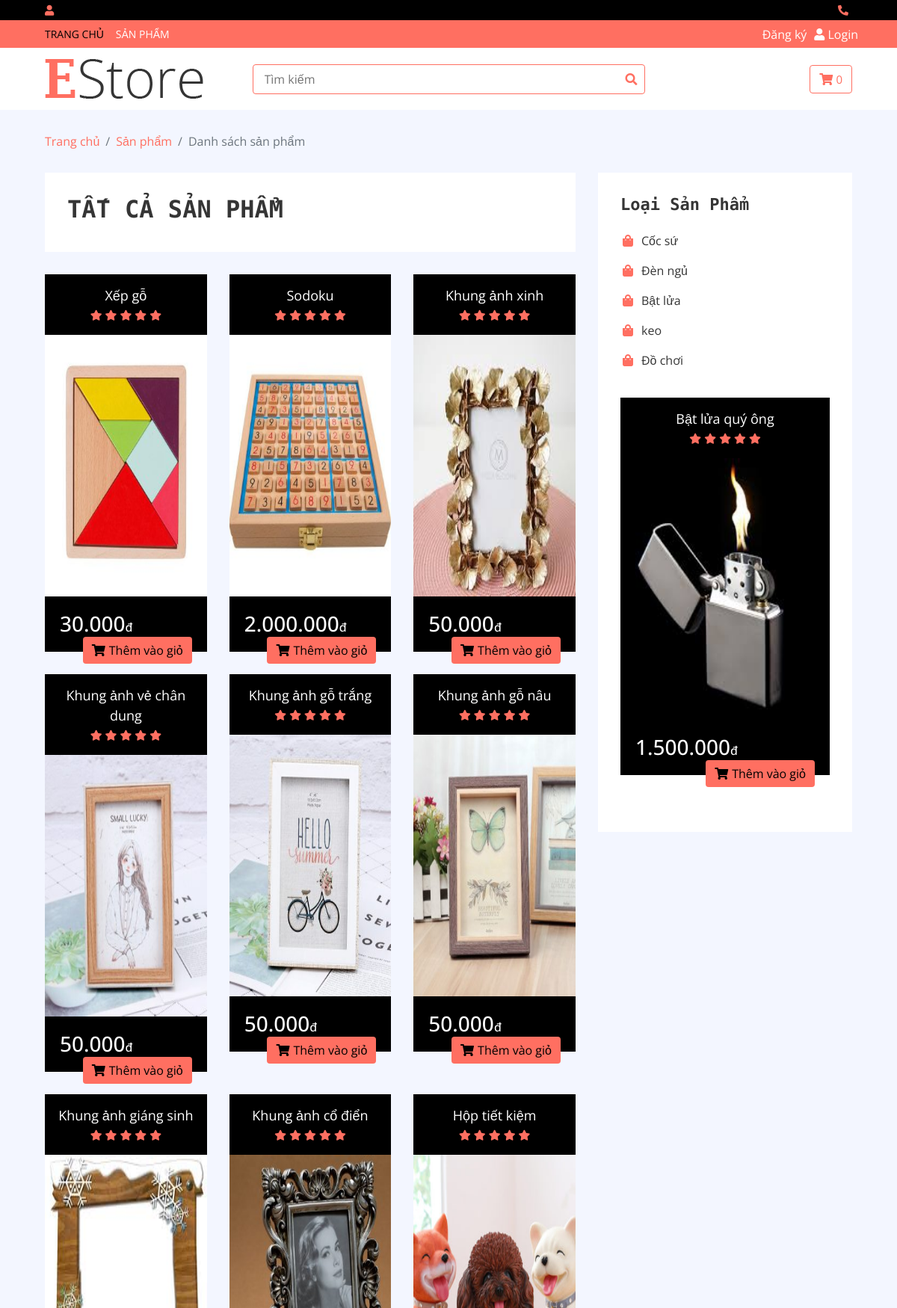
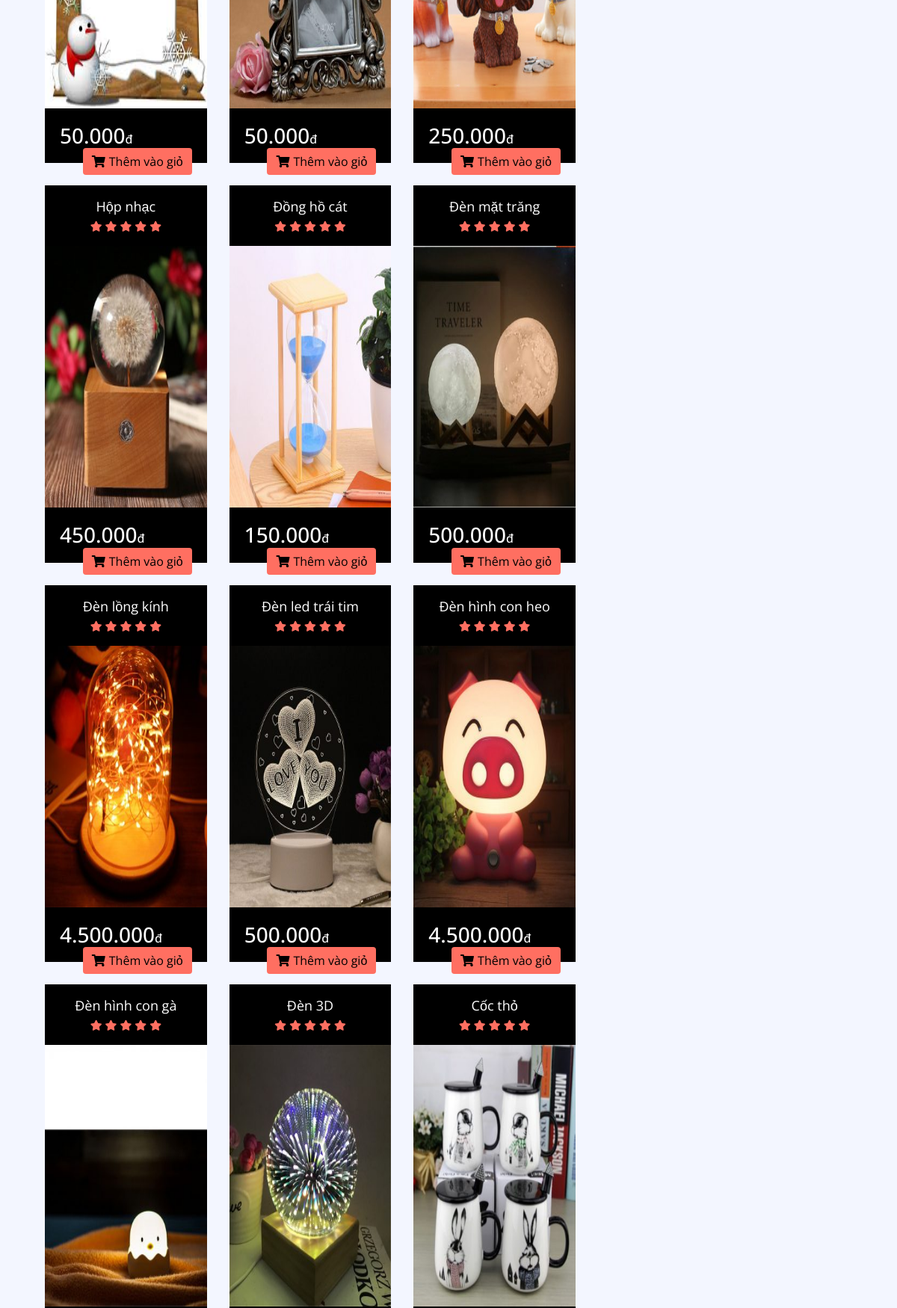
The page /product.php (upper part) on the database its author committed (2 pictures, top to bottom).
### tables this page shows
CREATE TABLE `sanpham` (
  `maSP` bigint(11) NOT NULL,
  `tenSP` varchar(100) NOT NULL,
  `image` varchar(100) NOT NULL,
  `giaBan` double NOT NULL,
  `quantity` int(11) DEFAULT NULL,
  `dvt` varchar(500) DEFAULT NULL,
  `maLoai` int(11) NOT NULL,
  `soldcount` int(11) DEFAULT NULL
);

CREATE TABLE `loaisanpham` (
  `maLoai` int(11) NOT NULL,
  `tenLoai` varchar(100) NOT NULL
);

### classes/sanpham.php (called while the page is built, shortened)
<?php
$filepath = realpath(dirname(__FILE__));
include_once($filepath . '/../lib/database.php');
include_once($filepath . '/../helpers/format.php');
?>
<?php
class sanpham
{
	private $db;
	public function __construct()
	{
		$this->db = new Database();
	}
	public function show_sanpham($searchpost, $searchget)
	{
		$query = "SELECT A.maSP, A.tenSP, A.image, A.giaBan, A.dvt FROM sanpham A, loaisanpham B WHERE " . $searchpost . " " . $searchget . " A.maLoai= B.maLoai GROUP BY A.tenSP, A.image, A.giaBan, A.dvt ORDER BY A.tenSP DESC  ";
		$result = $this->db->select($query);
		return $result;
	}
	public function Get_ProductNoibat()
	{
		$query = "SELECT * FROM sanpham LIMIT 5";
		$result = $this->db->select($query);
		return $result;
	}
}
?>

### lib/database.php (called while the page is built, shortened)
<?php
Class Database{
   public $host   = "localhost";
   public $user   = "root";
   public $pass   = "";
   public $dbname = "Shopluuniem";
   public $link;
private function connectDB(){
   $this->link = new mysqli($this->host, $this->user, $this->pass,
    $this->dbname);
 }
public function select($query){
  $result = $this->link->query($query) or
   die($this->link->error.__LINE__);
  if($result->num_rows > 0){
    return $result;
  } else {
    return false;
  }
 }
}

### helpers/format.php (called while the page is built, shortened)
<?php
class Format{
   public function format_currency($n=0){
    $n=(string)$n;
    $n=strrev($n);
    $res = '';
    for ($i=0; $i < strlen($n); $i++) {
        if ($i%3==0 && $i!=0) {
            $res.='.';
        }
        $res.=$n[$i];
    }
    $res=strrev($res);
    return $res;
    }
   }
?>

### classes/loaisanpham.php (called while the page is built, shortened)
<?php
$filepath = realpath(dirname(__FILE__));
include_once($filepath . '/../lib/database.php');
include_once($filepath . '/../helpers/format.php');
?>
<?php
class loaisanpham
{
	private $db;
	public function __construct()
	{
		$this->db = new Database();
	}
	public function show_loaisanpham()
	{
		$query = "SELECT * FROM `loaisanpham`";
		$result = $this->db->select($query);
		return $result;
	}
}
?>

### product.php (the view, shortened to what this page needs)
<?php
include "inc/header.php";
?>
<div class="breadcrumb-wrap">
    <div class="container-fluid">
        <ul class="breadcrumb">
            <li class="breadcrumb-item"><a href="./index.php">Trang chủ</a></li>
            <li class="breadcrumb-item"><a href="./product.php">Sản phẩm</a></li>
            <li class="breadcrumb-item active">Danh sách sản phẩm</li>
        </ul>
    </div>
</div>
<div class="product-view">
    <div class="container-fluid">
        <div class="row">
            <div class="col-lg-8">
                <div class="row">
                    <div class="col-md-12">
                        <div class="product-view-top">
                            <div class="row">
                                <div class="col-md-12">
                                    <?php
                                    if ($_SERVER['REQUEST_METHOD'] == 'POST' && isset($_POST['submit'])) {
                                        $name = $_POST['search'];
                                        echo "<h2>Tìm kiếm theo '$name'</h2>";
                                    } elseif ($_SERVER['REQUEST_METHOD'] == 'GET' && isset($_GET['namepro'])) {
                                        $name = $_GET['namepro'];
                                        echo "<h2>Tìm kiếm theo '$name'</h2>";
                                    } else {
                                        echo '<h2>TẤT CẢ SẢN PHẨM</h2>';
                                    }
                                    ?>
                                </div>
                            </div>
                        </div>
                    </div>
                            <?php
                            if ($_SERVER['REQUEST_METHOD'] == 'GET' && isset($_GET['namepro'])) {
                                 $searchget=" A.tenSP LIKE  '%".$_GET['namepro']."%' AND";
                             }else{
                                $searchget="";
                             }
                        if ($_SERVER['REQUEST_METHOD'] == 'POST' && isset($_POST['submit'])) {
                             $searchpost=" A.tenSP LIKE  '%".$_POST['search']."%' AND";
                        }else{
                           $searchpost='';
                        }
                 ?>
                    <?php
                    if ($_SERVER['REQUEST_METHOD'] == 'GET' && isset($_GET['maLoai'])) {
                        $id = $_GET['maLoai'];
                        $getProByLoaiSP = $sanpham->Show_sanPhamByloaiSanPham($id);
                        if ($getProByLoaiSP) {
                            while ($result = $getProByLoaiSP->fetch_assoc()) {
                    ?>
                                <div class="col-md-4">
                                    <div class="product-item">
                                        <div class="product-title">
                                            <a href="details.php?tenSP=<?php echo $result['tenSP'] ?>"><?php echo $result['tenSP'] ?></a>
                                            <div class="ratting">
                                                <i class="fa fa-star"></i>
                                                <i class="fa fa-star"></i>
                                                <i class="fa fa-star"></i>
                                                <i class="fa fa-star"></i>
                                                <i class="fa fa-star"></i>
                                            </div>
                                        </div>
                                        <div class="product-image">
                                            <a href="product-detail.html">
                                                <img src="admin/uploads/<?php echo $result['image'] ?>" alt="Product Image">
                                            </a>
                                            <div class="product-action">
                                                <a href="#"><i class="fa fa-cart-plus"></i></a>
                                                <a href="#"><i class="fa fa-heart"></i></a>
                                                <a href="#"><i class="fa fa-search"></i></a>
                                            </div>
                                        </div>
                                        <div class="product-price">
                                            <h3><?php echo   $fm->format_currency($result['giaBan']) ?><span>đ</span></h3>
                                            <a class="btn" href="add_cart.php?maSP=<?= $result['maSP'] ?>"><i class="fa fa-shopping-cart"></i>Mua ngay</a>
                                        </div>
                                    </div>
                                </div>
                        <?php
                            }
                        }
                        ?>
                        <?php
                    } else {
                        $danhsachsanpham = $sanpham->show_sanpham($searchpost,$searchget);
                        if ($danhsachsanpham) {
                            while ($result = $danhsachsanpham->fetch_assoc()) {
                        ?>
                                <div class="col-md-4">
                                    <div class="product-item">
                                        <div class="product-title">
                                            <a href="details.php?tenSP=<?php echo $result['tenSP'] ?>"><?php echo $result['tenSP'] ?></a>
                                            <div class="ratting">
                                                <i class="fa fa-star"></i>
                                                <i class="fa fa-star"></i>
                                                <i class="fa fa-star"></i>
                                                <i class="fa fa-star"></i>
                                                <i class="fa fa-star"></i>
                                            </div>
                                        </div>
                                        <div class="product-image">
                                            <a href="product-detail.html">
                                                <img src="admin/uploads/<?php echo $result['image'] ?>" alt="Product Image">
                                            </a>
                                        </div>
                                        <div class="product-price">
                                            <h3><?php echo   $fm->format_currency($result['giaBan']) ?><span>đ</span></h3>
                                            <a class="btn" href="add_cart.php?maSP=<?php echo $result['maSP'] ?>"><i class="fa fa-shopping-cart"></i>Thêm vào giỏ</a>
                                        </div>
                                    </div>
                                </div>
                    <?php
                            }
                        }
                    }
                    ?>
                </div>
            </div>
            <div class="col-lg-4 sidebar">
                <div class="sidebar-widget category">
                    <h2 class="title">Loại sản phẩm</h2>
                    <nav class="navbar bg-light">
                        <?php
                        $show = $loaisanpham->show_loaisanpham($searchpost,$searchget);
                        if ($show) {
                            while ($result = $show->fetch_assoc()) {
                        ?>
                                <ul class="navbar-nav">
                                    <li class="nav-item"><a class="nav-link" href="product.php?maLoai=<?php echo $result['maLoai'] ?>,&tenLoai=<?php echo $result['tenLoai'] ?>"><i class="fa fa-shopping-bag"></i><?php echo $result['tenLoai']; ?></a></li>
                                </ul>
                        <?php
                            }
                        }
                        ?>
                    </nav>
                </div>
                <div class="sidebar-widget widget-slider">
                    <div class="sidebar-slider normal-slider">
                        <?php
                        $get_ProductbyNoibat = $sanpham->Get_ProductNoibat();
                        if ($get_ProductbyNoibat) {
                            while ($result = $get_ProductbyNoibat->fetch_assoc()) {
                        ?>
                                <div class="product-item">
                                    <div class="product-title">
                                        <a href="details.php?tenSP=<?php echo $result['tenSP'] ?>"><?php echo $result['tenSP'] ?></a>
                                        <div class="ratting">
                                            <i class="fa fa-star"></i>
                                            <i class="fa fa-star"></i>
                                            <i class="fa fa-star"></i>
                                            <i class="fa fa-star"></i>
                                            <i class="fa fa-star"></i>
                                        </div>
                                    </div>
                                    <div class="product-image">
                                        <a href="product-detail.html">
                                            <img src="admin/uploads/<?php echo $result['image'] ?>" alt="Product Image">
                                        </a>
                                    </div>
                                    <div class="product-price">
                                        <h3><?php echo   $fm->format_currency($result['giaBan']) ?><span>đ</span></h3>
                                        <a class="btn" href="add_cart.php?maSP=<?= $result['maSP'] ?>"><i class="fa fa-shopping-cart"></i>Thêm vào giỏ</a>
                                    </div>
                                </div>
                        <?php
                            }
                        }
                        ?>
                    </div>
                </div>
            </div>
        </div>
    </div>
</div>
<?php
include "inc/footer.php";
?>

### css/style.css (style rules this page uses)
body { color: #353535; font-family: 'Open Sans', sans-serif; font-weight: 400; background: #f3f6ff; }
a { color: #FF6F61; }
h2 { font-family: 'Source Code Pro', monospace; font-weight: 700; }
@media (min-width: 992px) { .container-fluid { padding-right: 60px; padding-left: 60px; } }
.btn { color: #FF6F61; background: #ffffff; border: 1px solid #FF6F61; }
.breadcrumb-wrap { position: relative; width: 100%; }
.breadcrumb-wrap .breadcrumb { margin: 0; padding: 0; background: transparent; }
.category { position: relative; padding: 0 15px; margin-bottom: 30px; }
.product-item { position: relative; }
.product-item .product-title { padding: 15px; text-align: center; background: #000000; transition: all .3s; }
.product-item .product-title a, .product-item .product-title .ratting { position: relative; width: 100%; }
.product-item .product-title a { margin-bottom: 5px; color: #ffffff; font-size: 18px; }
.product-item .product-title .ratting i { font-size: 14px; color: #FF6F61; }
.product-item .product-image { position: relative; overflow: hidden; }
.product-item .product-image a { display: block; background: #ffffff; transition: .3s; }
.product-item .product-image img { width: 100%; transition: all .3s; }
.product-item .product-price { padding: 20px; background: #000000; transition: all .3s; }
.product-item .product-price h3 { display: inline-block; color: #ffffff; margin: 0; }
.product-item .product-price h3 span { font-size: 16px; }
.product-item .product-price .btn { float: right; border: none; color: #000000; background: #FF6F61; }
.product-item .product-price .btn i { margin-right: 5px; }
.product-view { position: relative; width: 100%; padding: 30px 0; }
.product-view .product-view-top { padding: 30px; margin-bottom: 30px; background: #ffffff; }
.product-view .product-item { margin-bottom: 30px; }
.sidebar-widget { padding: 30px; background: #ffffff; }
.sidebar-widget:not(:first-child) { padding-top: 0; }
.sidebar-widget .title { position: relative; font-size: 22px; text-transform: capitalize; margin-bottom: 15px; }
.sidebar-widget.category { margin: 0; }
.sidebar-widget.category .navbar { padding: 0; overflow: hidden; background: #ffffff !important; }
.sidebar-widget.category .navbar-nav { width: 100%; }
.sidebar-widget.category .navbar li { border-bottom: 1px solid #f3f6ff; }
.sidebar-widget.category .navbar li:last-child { border-bottom: none; }
.sidebar-widget.category .navbar a { color: #353535; }
.sidebar-widget.category .navbar i { color: #FF6F61; width: 20px; text-align: center; margin-right: 8px; }
.sidebar-widget.widget-slider { position: relative; }

### product.php (style rules this page uses)
.product-item img { height: 350px; }

### rows shown on the page
sanpham: tenSP "Xếp gỗ", image (picture), giaBan "30.000"
sanpham: tenSP "Sodoku", image (picture), giaBan "2.000.000"
sanpham: tenSP "Khung ảnh xinh", image (picture), giaBan "50.000"
sanpham: tenSP "Khung ảnh vẻ chân dung", image (picture), giaBan "50.000"
sanpham: tenSP "Khung ảnh gỗ trắng", image (picture), giaBan "50.000"
sanpham: tenSP "Khung ảnh gỗ nâu", image (picture), giaBan "50.000"
sanpham: tenSP "Khung ảnh giáng sinh", image (picture), giaBan "50.000"
sanpham: tenSP "Khung ảnh cổ điển", image (picture), giaBan "50.000"
sanpham: tenSP "Hộp tiết kiệm", image (picture), giaBan "250.000"
sanpham: tenSP "Hộp nhạc", image (picture), giaBan "450.000"
sanpham: tenSP "Đồng hồ cát", image (picture), giaBan "150.000"
sanpham: tenSP "Đèn mặt trăng", image (picture), giaBan "500.000"
sanpham: tenSP "Đèn lồng kính", image (picture), giaBan "4.500.000"
sanpham: tenSP "Đèn led trái tim", image (picture), giaBan "500.000"
sanpham: tenSP "Đèn hình con heo", image (picture), giaBan "4.500.000"
sanpham: tenSP "Đèn hình con gà", image (picture)
sanpham: tenSP "Đèn 3D", image (picture)
sanpham: tenSP "Cốc thỏ", image (picture)
loaisanpham: tenLoai "Cốc sứ"
loaisanpham: tenLoai "Đèn ngủ"
loaisanpham: tenLoai "Bật lửa"
loaisanpham: tenLoai "keo"
loaisanpham: tenLoai "Đồ chơi"
sanpham: tenSP "Bật lửa quý ông", image (picture), giaBan "1.500.000"
